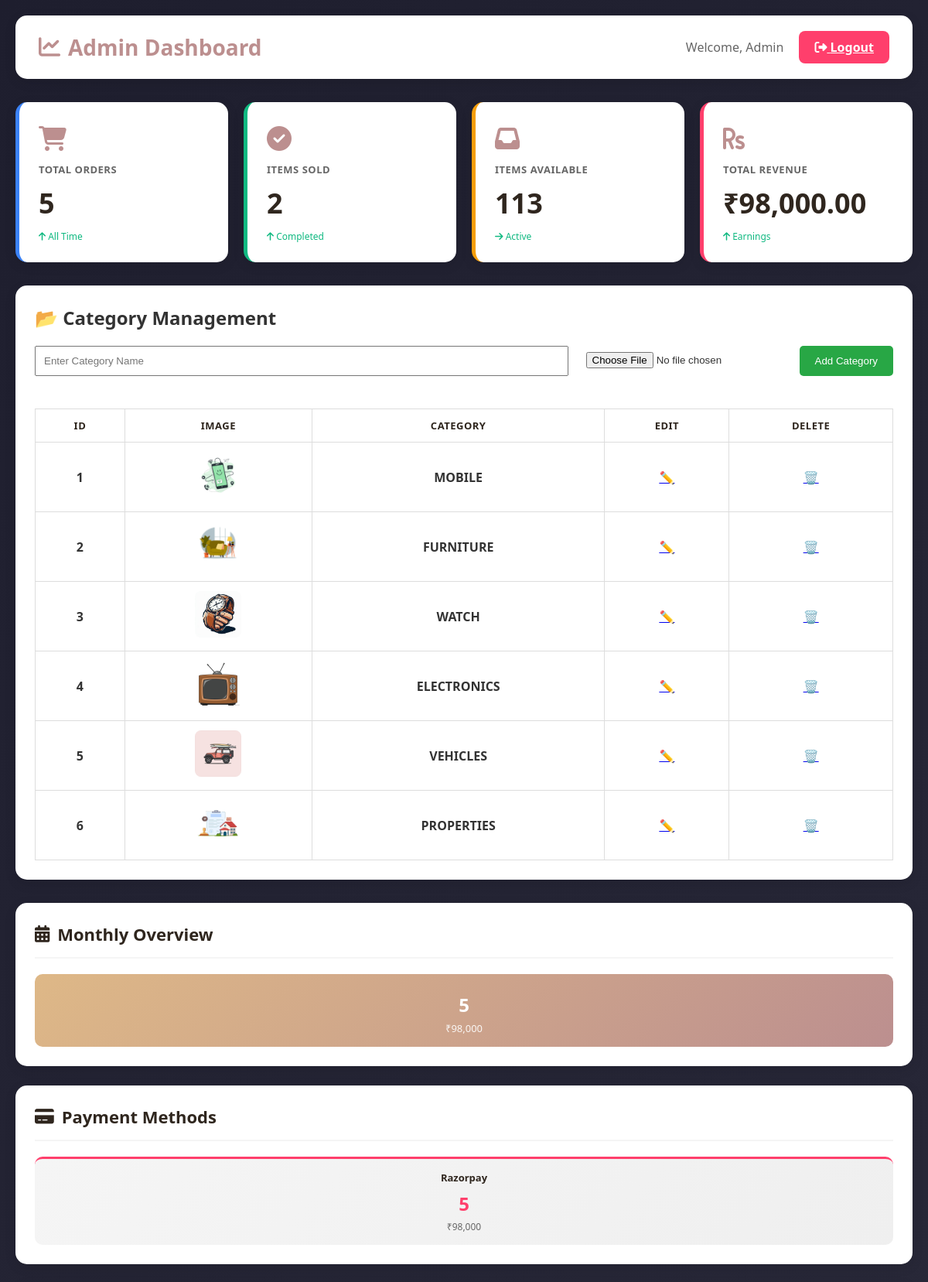
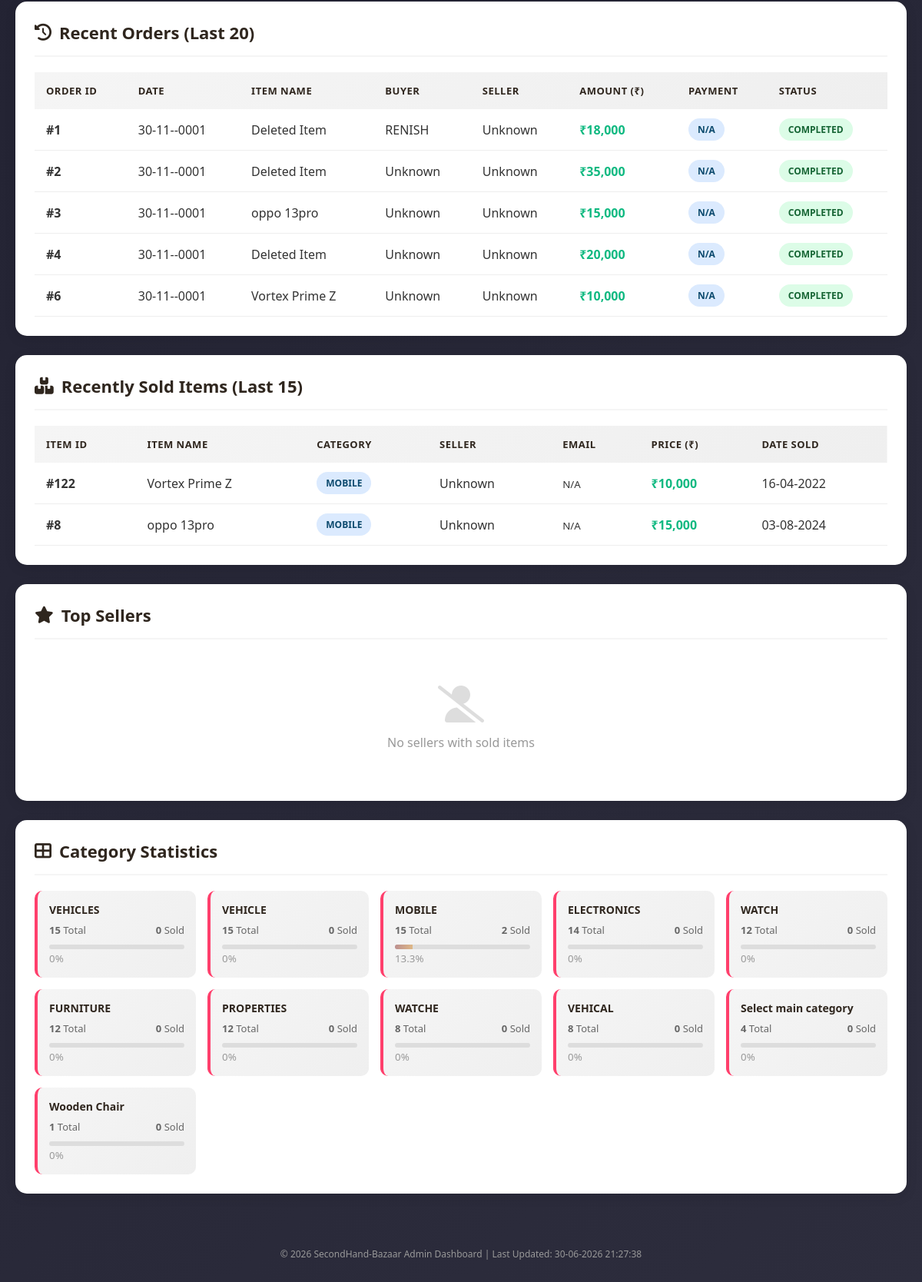
Screenshot of /admin/admin_dashboard.php (signed in) with the database file from the repository (2 pictures, top to bottom).
### tables this page shows
CREATE TABLE `category` (
  `CAT_ID` int(11) NOT NULL,
  `CAT_NAM` varchar(25) NOT NULL,
  `CAT_IMAGE` varchar(255) DEFAULT NULL
);

CREATE TABLE `orders` (
  `O_ID` int(11) NOT NULL,
  `O_DATE` date DEFAULT NULL,
  `B_ID` int(11) DEFAULT NULL,
  `S_ID` int(11) DEFAULT NULL,
  `I_CODE` int(11) DEFAULT NULL,
  `O_PRICE` int(11) DEFAULT NULL
);

CREATE TABLE `client` (
  `C_ID` int(5) NOT NULL,
  `C_NAME` varchar(255) DEFAULT NULL,
  `C_PASS` varchar(255) DEFAULT NULL,
  `C_EMAIL` varchar(255) DEFAULT NULL,
  `C_MOB` varchar(255) DEFAULT NULL
);

CREATE TABLE `item` (
  `I_CODE` int(255) NOT NULL,
  `C_ID` int(255) NOT NULL,
  `CAT_NAM` varchar(50) DEFAULT NULL,
  `I_NAME` varchar(100) DEFAULT NULL,
  `I_IMAGE` varchar(100) NOT NULL,
  `I_DATE` date DEFAULT NULL,
  `I_PRICE` decimal(10,2) DEFAULT NULL,
  `SELL_STATUS` varchar(1) NOT NULL,
  `DES` varchar(100) NOT NULL
);

### admin/admin_dashboard.php (the view, shortened to what this page needs)
<?php
include "../config/db.php";
mysqli_set_charset($con, "utf8mb4");
function safe_query($con, $query) {
    $result = mysqli_query($con, $query);
    return $result;
}
$total_orders = 0;
$result = safe_query($con, "SELECT COUNT(*) as count FROM orders");
if($result && $row = mysqli_fetch_assoc($result)) {
    $total_orders = $row['count'] ?? 0;
}
$total_sold = 0;
$result = safe_query($con, "SELECT COUNT(*) as count FROM item WHERE SELL_STATUS='Y'");
if($result && $row = mysqli_fetch_assoc($result)) {
    $total_sold = $row['count'] ?? 0;
}
$total_available = 0;
$result = safe_query($con, "SELECT COUNT(*) as count FROM item WHERE SELL_STATUS='N'");
if($result && $row = mysqli_fetch_assoc($result)) {
    $total_available = $row['count'] ?? 0;
}
$total_revenue = 0;
$result = safe_query($con, "SELECT COALESCE(SUM(O_PRICE), 0) as total FROM orders");
if($result && $row = mysqli_fetch_assoc($result)) {
    $total_revenue = $row['total'] ?? 0;
}
$orders_result = safe_query($con, "
    SELECT o.O_ID, o.O_DATE, o.B_ID, o.S_ID, o.I_CODE, o.O_PRICE,
           c1.C_NAME as buyer_name, c1.C_EMAIL as buyer_email,
           c2.C_NAME as seller_name, c2.C_EMAIL as seller_email,
           i.I_NAME as item_name, i.I_PRICE
    FROM orders o
    LEFT JOIN client c1 ON o.B_ID = c1.C_ID
    LEFT JOIN client c2 ON o.S_ID = c2.C_ID
    LEFT JOIN item i ON o.I_CODE = i.I_CODE
    ORDER BY o.O_DATE DESC
    LIMIT 20
");
$sold_items_result = safe_query($con, "
    SELECT i.I_CODE, i.C_ID, i.CAT_NAM, i.I_NAME, i.I_IMAGE, i.I_DATE, i.I_PRICE, i.SELL_STATUS,
           c.C_NAME as seller_name, c.C_EMAIL as seller_email
    FROM item i
    LEFT JOIN client c ON i.C_ID = c.C_ID
    WHERE i.SELL_STATUS='Y'
    ORDER BY i.I_CODE DESC
    LIMIT 15
");
$top_sellers_result = safe_query($con, "
    SELECT c.C_ID, c.C_NAME, c.C_EMAIL,
           COUNT(DISTINCT i.I_CODE) as items_sold,
           COALESCE(SUM(i.I_PRICE), 0) as total_value
    FROM client c
    LEFT JOIN item i ON c.C_ID = i.C_ID AND i.SELL_STATUS='Y'
    GROUP BY c.C_ID, c.C_NAME, c.C_EMAIL
    HAVING items_sold > 0
    ORDER BY items_sold DESC
    LIMIT 10
");
$category_stats_result = safe_query($con, "
    SELECT CAT_NAM,
           COUNT(*) as total_items,
           SUM(CASE WHEN SELL_STATUS='Y' THEN 1 ELSE 0 END) as sold_items
    FROM item
    GROUP BY CAT_NAM
    ORDER BY total_items DESC
");
$monthly_orders_result = safe_query($con, "
    SELECT DATE_FORMAT(O_DATE, '%b %Y') as month,
           COUNT(*) as order_count,
           COALESCE(SUM(O_PRICE), 0) as monthly_revenue
    FROM orders
    GROUP BY DATE_FORMAT(O_DATE, '%Y-%m')
    ORDER BY O_DATE DESC
    LIMIT 6
");
$payment_methods_result = safe_query($con, "
    SELECT
           'Razorpay' as method,
           COUNT(*) as count,
           COALESCE(SUM(O_PRICE),0) as total
    FROM orders
");
?>
<!DOCTYPE html>
<html lang="en">
<head>
    <link rel="stylesheet" href="https://cdnjs.cloudflare.com/ajax/libs/font-awesome/6.4.0/css/all.min.css">
</head>
<body>
    <div class="header">
        <h1><i class="fas fa-chart-line"></i> Admin Dashboard</h1>
        <div class="header-right">
            <div style="color: #666;">Welcome, Admin</div>
            <a href="admin_logout.php" class="logout-btn"><i class="fas fa-sign-out-alt"></i> Logout</a>
        </div>
    </div>
    <div class="stats-grid">
        <div class="stat-card orders">
            <div class="stat-icon"><i class="fas fa-shopping-cart"></i></div>
            <div class="stat-label">Total Orders</div>
            <div class="stat-value"><?php echo number_format($total_orders); ?></div>
            <div class="stat-change"><i class="fas fa-arrow-up"></i> All Time</div>
        </div>
        <div class="stat-card sold">
            <div class="stat-icon"><i class="fas fa-check-circle"></i></div>
            <div class="stat-label">Items Sold</div>
            <div class="stat-value"><?php echo number_format($total_sold); ?></div>
            <div class="stat-change"><i class="fas fa-arrow-up"></i> Completed</div>
        </div>
        <div class="stat-card available">
            <div class="stat-icon"><i class="fas fa-inbox"></i></div>
            <div class="stat-label">Items Available</div>
            <div class="stat-value"><?php echo number_format($total_available); ?></div>
            <div class="stat-change"><i class="fas fa-arrow-right"></i> Active</div>
        </div>
        <div class="stat-card revenue">
            <div class="stat-icon"><i class="fas fa-rupee-sign"></i></div>
            <div class="stat-label">Total Revenue</div>
            <div class="stat-value">₹<?php echo number_format($total_revenue, 2); ?></div>
            <div class="stat-change"><i class="fas fa-arrow-up"></i> Earnings</div>
        </div>
    </div>
    <div class="admin-box">
<h2>📂 Category Management</h2>
<form action="category_action.php" method="post" enctype="multipart/form-data">
<input type="text"
name="cat_name"
placeholder="Enter Category Name"
required>
<input type="file"
name="cat_image"
required>
<button type="submit" name="add_category">
Add Category
</button>
</form>
<br>
<table>
<tr>
<th>ID</th>
<th>Image</th>
<th>Category</th>
<th>Edit</th>
<th>Delete</th>
</tr>
<?php
$q=mysqli_query($con,"SELECT * FROM category ORDER BY CAT_ID ASC");
while($row=mysqli_fetch_assoc($q))
{
?>
<tr>
<td><?php echo $row['CAT_ID']; ?></td>
<td>
<img src="../assests/img/<?php echo $row['CAT_IMAGE']; ?>"
width="70">
</td>
<td><?php echo $row['CAT_NAM']; ?></td>
<td>
<a href="admin_dashboard.php?edit=<?php echo $row['CAT_ID']; ?>">
✏️
</a>
</td>
<td>
<a href="category_action.php?delete=<?php echo $row['CAT_ID']; ?>"
onclick="return confirm('Delete Category?')">
🗑️
</a>
</td>
</tr>
<?php
}
?>
</table>
</div>
    <?php if($monthly_orders_result && mysqli_num_rows($monthly_orders_result) > 0): ?>
    <div class="section">
        <h2><i class="fas fa-calendar-alt"></i> Monthly Overview</h2>
        <div class="monthly-grid">
            <?php
            mysqli_data_seek($monthly_orders_result, 0);
            while($month = mysqli_fetch_assoc($monthly_orders_result)) {
                echo "
                <div class='month-card'>
                    <div class='month-name'>{$month['month']}</div>
                    <div class='month-orders'>{$month['order_count']}</div>
                    <div class='month-revenue'>₹" . number_format($month['monthly_revenue']) . "</div>
                </div>
                ";
            }
            ?>
        </div>
    </div>
    <?php endif; ?>
    <?php if($payment_methods_result && mysqli_num_rows($payment_methods_result) > 0): ?>
    <div class="section">
        <h2><i class="fas fa-credit-card"></i> Payment Methods</h2>
        <div class="payment-grid">
            <?php
            mysqli_data_seek($payment_methods_result, 0);
            while($payment = mysqli_fetch_assoc($payment_methods_result)) {
                echo "
                <div class='payment-card'>
                    <h4>{$payment['method']}</h4>
                    <div class='payment-count'>{$payment['count']}</div>
                    <div class='payment-amount'>₹" . number_format($payment['total']) . "</div>
                </div>
                ";
            }
            ?>
        </div>
    </div>
    <?php endif; ?>
    <div class="section">
        <h2><i class="fas fa-history"></i> Recent Orders (Last 20)</h2>
        <div class="table-wrapper">
            <table>
                <thead>
                    <tr>
                        <th>Order ID</th>
                        <th>Date</th>
                        <th>Item Name</th>
                        <th>Buyer</th>
                        <th>Seller</th>
                        <th>Amount (₹)</th>
                        <th>Payment</th>
                        <th>Status</th>
                    </tr>
                </thead>
                <tbody>
                    <?php
                    if($orders_result && mysqli_num_rows($orders_result) > 0) {
                        while($order = mysqli_fetch_assoc($orders_result)) {
                            $buyer = $order['buyer_name'] ?? 'Unknown';
                            $seller = $order['seller_name'] ?? 'Unknown';
                            $item = $order['item_name'] ?? 'Deleted Item';
                            $payment = $order['Razorpay'] ?? 'N/A';
                            $date = isset($order['O_DATE']) ? date('d-m-Y', strtotime($order['O_DATE'])) : 'N/A';
                            echo "
                            <tr>
                                <td><strong>#{$order['O_ID']}</strong></td>
                                <td>$date</td>
                                <td>$item</td>
                                <td>$buyer</td>
                                <td>$seller</td>
                                <td class='price'>₹" . number_format($order['O_PRICE'] ?? 0) . "</td>
                                <td><span class='badge badge-completed'>$payment</span></td>
                                <td><span class='badge badge-sold'>Completed</span></td>
                            </tr>
                            ";
                        }
                    } else {
                        echo "<tr><td colspan='8' class='empty-state'><i class='fas fa-inbox'></i><p>No orders found</p></td></tr>";
                    }
                    ?>
                </tbody>
            </table>
        </div>
    </div>
    <div class="section">
        <h2><i class="fas fa-boxes"></i> Recently Sold Items (Last 15)</h2>
        <div class="table-wrapper">
            <table>
                <thead>
                    <tr>
                        <th>Item ID</th>
                        <th>Item Name</th>
                        <th>Category</th>
                        <th>Seller</th>
                        <th>Email</th>
                        <th>Price (₹)</th>
                        <th>Date Sold</th>
                    </tr>
                </thead>
                <tbody>
                    <?php
                    if($sold_items_result && mysqli_num_rows($sold_items_result) > 0) {
                        while($item = mysqli_fetch_assoc($sold_items_result)) {
                            $seller = $item['seller_name'] ?? 'Unknown';
                            $email = $item['seller_email'] ?? 'N/A';
                            $date = isset($item['I_DATE']) ? date('d-m-Y', strtotime($item['I_DATE'])) : 'N/A';
                            echo "
                            <tr>
                                <td><strong>#{$item['I_CODE']}</strong></td>
                                <td>{$item['I_NAME']}</td>
                                <td><span class='badge badge-completed'>{$item['CAT_NAM']}</span></td>
                                <td>$seller</td>
                                <td><small>$email</small></td>
                                <td class='price'>₹" . number_format($item['I_PRICE'] ?? 0) . "</td>
                                <td>$date</td>
                            </tr>
                            ";
                        }
                    } else {
                        echo "<tr><td colspan='7' class='empty-state'><i class='fas fa-inbox'></i><p>No sold items found</p></td></tr>";
                    }
                    ?>
                </tbody>
            </table>
        </div>
    </div>
    <div class="section">
        <h2><i class="fas fa-star"></i> Top Sellers</h2>
        <?php
        if($top_sellers_result && mysqli_num_rows($top_sellers_result) > 0) {
            echo "<div class='seller-grid'>";
            while($seller = mysqli_fetch_assoc($top_sellers_result)) {
                $items_sold = $seller['items_sold'] ?? 0;
                $total_value = $seller['total_value'] ?? 0;
                echo "
                <div class='seller-card'>
                    <h4>👤 {$seller['C_NAME']}</h4>
                    <div class='seller-info'>
                        <small>{$seller['C_EMAIL']}</small>
                        <small><strong>ID:</strong> {$seller['C_ID']}</small>
                    </div>
                    <div class='seller-stats'>
                        <div>
                            <div class='seller-stat-label'>Items Sold</div>
                            <div class='seller-stat-value'>$items_sold</div>
                        </div>
                        <div>
                            <div class='seller-stat-label'>Total Value</div>
                            <div class='seller-stat-value'>₹" . number_format($total_value) . "</div>
                        </div>
                    </div>
                </div>
                ";
            }
            echo "</div>";
        } else {
            echo "<div class='empty-state'><i class='fas fa-user-slash'></i><p>No sellers with sold items</p></div>";
        }
        ?>
    </div>
    <div class="section">
        <h2><i class="fas fa-th-large"></i> Category Statistics</h2>
        <?php
        if($category_stats_result && mysqli_num_rows($category_stats_result) > 0) {
            echo "<div class='category-grid'>";
            while($category = mysqli_fetch_assoc($category_stats_result)) {
                $total = $category['total_items'] ?? 0;
                $sold = $category['sold_items'] ?? 0;
                $percentage = $total > 0 ? ($sold / $total * 100) : 0;
                echo "
                <div class='category-card'>
                    <h4>{$category['CAT_NAM']}</h4>
                    <div class='category-stats'>
                        <span><strong>$total</strong> Total</span>
                        <span><strong>$sold</strong> Sold</span>
                    </div>
                    <div class='progress-bar'>
                        <div class='progress-fill' style='width: {$percentage}%;'></div>
                    </div>
                    <small style='color: #999;'>" . round($percentage, 1) . "%</small>
                </div>
                ";
            }
            echo "</div>";
        } else {
            echo "<div class='empty-state'><i class='fas fa-tag'></i><p>No categories found</p></div>";
        }
        ?>
    </div>
    <div style="text-align: center; padding: 20px; color: #999; font-size: 12px; margin-top: 50px;">
        <p>© 2026 SecondHand-Bazaar Admin Dashboard | Last Updated: <?php echo date('d-m-Y H:i:s'); ?></p>
    </div>
</body>
</html>

### rows the page displays
category: CAT_ID "1", CAT_IMAGE (picture), CAT_NAM "MOBILE"
category: CAT_ID "2", CAT_IMAGE (picture), CAT_NAM "FURNITURE"
category: CAT_ID "3", CAT_IMAGE (picture), CAT_NAM "WATCH"
category: CAT_ID "4", CAT_IMAGE (picture), CAT_NAM "ELECTRONICS"
category: CAT_ID "5", CAT_IMAGE (picture), CAT_NAM "VEHICLES"
category: CAT_ID "6", CAT_IMAGE (picture), CAT_NAM "PROPERTIES"
orders: O_ID "1", O_DATE "30-11--0001", item "Deleted Item", client.C_NAME "RENISH", seller "Unknown", O_PRICE "18,000", payment "N/A"
orders: O_ID "2", O_DATE "30-11--0001", item "Deleted Item", buyer "Unknown", seller "Unknown", O_PRICE "35,000", payment "N/A"
orders: O_ID "3", O_DATE "30-11--0001", item.I_NAME "oppo 13pro", buyer "Unknown", seller "Unknown", O_PRICE "15,000", payment "N/A"
orders: O_ID "4", O_DATE "30-11--0001", item "Deleted Item", buyer "Unknown", seller "Unknown", O_PRICE "20,000", payment "N/A"
orders: O_ID "6", O_DATE "30-11--0001", item.I_NAME "Vortex Prime Z", buyer "Unknown", seller "Unknown", O_PRICE "10,000", payment "N/A"
item: I_CODE "122", I_NAME "Vortex Prime Z", CAT_NAM "MOBILE", seller "Unknown", email "N/A", I_PRICE "10,000", I_DATE "16-04-2022"
item: I_CODE "8", I_NAME "oppo 13pro", CAT_NAM "MOBILE", seller "Unknown", email "N/A", I_PRICE "15,000", I_DATE "03-08-2024"

### other values shown
$total_orders "5"
$total_sold "2"
$total_available "113"
$total_revenue "98,000.00"
$month['order_count'] "5"
$month['monthly_revenue'] "98,000"
$payment['method'] "Razorpay"
$payment['count'] "5"
$payment['total'] "98,000"
$category['CAT_NAM'] "VEHICLES"
$total "15"
$sold "0"
$percentage "0"
$category['CAT_NAM'] "VEHICLE"
$category['CAT_NAM'] "MOBILE"
